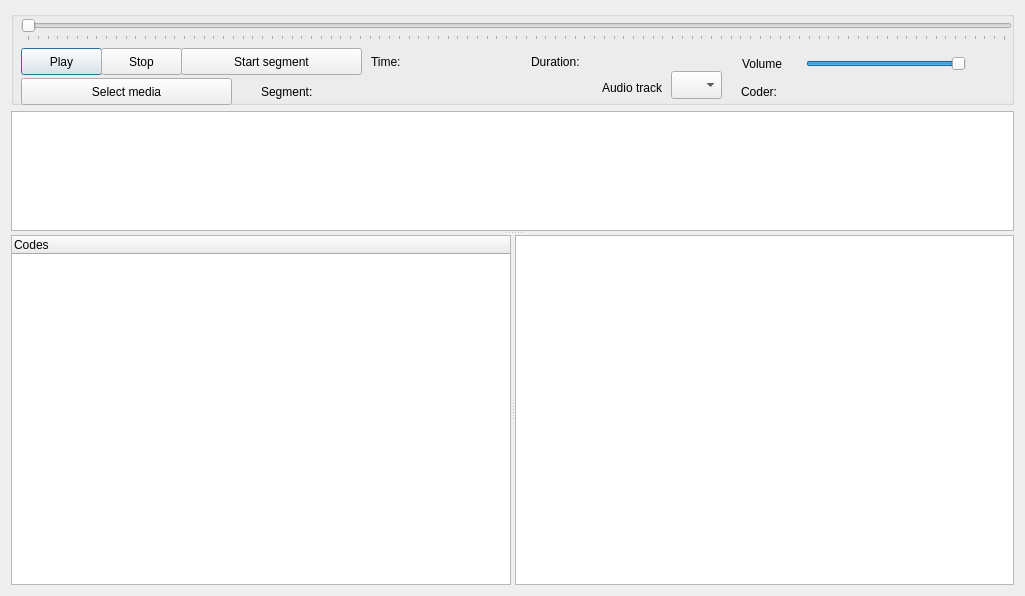
<?xml version="1.0" encoding="UTF-8"?>
<ui version="4.0">
 <class>Dialog_code_av</class>
 <widget class="QDialog" name="Dialog_code_av">
  <property name="geometry">
   <rect>
    <x>0</x>
    <y>0</y>
    <width>1025</width>
    <height>596</height>
   </rect>
  </property>
  <property name="windowTitle">
   <string>Code Audio Video</string>
  </property>
  <layout class="QGridLayout" name="gridLayout">
   <item row="1" column="0">
    <widget class="QSplitter" name="splitter_2">
     <property name="orientation">
      <enum>Qt::Vertical</enum>
     </property>
     <widget class="QGraphicsView" name="graphicsView">
      <property name="sizePolicy">
       <sizepolicy hsizetype="Expanding" vsizetype="Expanding">
        <horstretch>0</horstretch>
        <verstretch>0</verstretch>
       </sizepolicy>
      </property>
      <property name="maximumSize">
       <size>
        <width>16777215</width>
        <height>120</height>
       </size>
      </property>
      <property name="baseSize">
       <size>
        <width>0</width>
        <height>0</height>
       </size>
      </property>
      <property name="font">
       <font>
        <pointsize>6</pointsize>
       </font>
      </property>
     </widget>
     <widget class="QSplitter" name="splitter">
      <property name="orientation">
       <enum>Qt::Horizontal</enum>
      </property>
      <widget class="QTreeWidget" name="treeWidget">
       <column>
        <property name="text">
         <string notr="true">Codes</string>
        </property>
       </column>
      </widget>
      <widget class="QTextEdit" name="textEdit">
       <property name="toolTip">
        <string>&lt;html&gt;&lt;head/&gt;&lt;body&gt;&lt;p&gt;Transcript&lt;/p&gt;&lt;/body&gt;&lt;/html&gt;</string>
       </property>
       <property name="tabChangesFocus">
        <bool>true</bool>
       </property>
      </widget>
     </widget>
    </widget>
   </item>
   <item row="0" column="0">
    <widget class="QGroupBox" name="groupBox_2">
     <property name="minimumSize">
      <size>
       <width>0</width>
       <height>94</height>
      </size>
     </property>
     <property name="maximumSize">
      <size>
       <width>16777215</width>
       <height>94</height>
      </size>
     </property>
     <property name="title">
      <string/>
     </property>
     <widget class="QPushButton" name="pushButton_play">
      <property name="geometry">
       <rect>
        <x>10</x>
        <y>37</y>
        <width>81</width>
        <height>27</height>
       </rect>
      </property>
      <property name="text">
       <string>Play</string>
      </property>
     </widget>
     <widget class="QPushButton" name="pushButton_stop">
      <property name="geometry">
       <rect>
        <x>90</x>
        <y>37</y>
        <width>81</width>
        <height>27</height>
       </rect>
      </property>
      <property name="text">
       <string>Stop</string>
      </property>
     </widget>
     <widget class="QSlider" name="horizontalSlider_vol">
      <property name="geometry">
       <rect>
        <x>795</x>
        <y>44</y>
        <width>160</width>
        <height>18</height>
       </rect>
      </property>
      <property name="maximum">
       <number>100</number>
      </property>
      <property name="value">
       <number>100</number>
      </property>
      <property name="orientation">
       <enum>Qt::Horizontal</enum>
      </property>
     </widget>
     <widget class="QLabel" name="label_volume">
      <property name="geometry">
       <rect>
        <x>690</x>
        <y>43</y>
        <width>81</width>
        <height>20</height>
       </rect>
      </property>
      <property name="text">
       <string>Volume</string>
      </property>
      <property name="alignment">
       <set>Qt::AlignRight|Qt::AlignTrailing|Qt::AlignVCenter</set>
      </property>
     </widget>
     <widget class="QLabel" name="label_time">
      <property name="geometry">
       <rect>
        <x>360</x>
        <y>40</y>
        <width>151</width>
        <height>21</height>
       </rect>
      </property>
      <property name="text">
       <string>Time:</string>
      </property>
     </widget>
     <widget class="QLabel" name="label_time_2">
      <property name="geometry">
       <rect>
        <x>520</x>
        <y>40</y>
        <width>161</width>
        <height>21</height>
       </rect>
      </property>
      <property name="text">
       <string>Duration: </string>
      </property>
     </widget>
     <widget class="QSlider" name="horizontalSlider">
      <property name="geometry">
       <rect>
        <x>10</x>
        <y>7</y>
        <width>991</width>
        <height>23</height>
       </rect>
      </property>
      <property name="toolTip">
       <string>&lt;html&gt;&lt;head/&gt;&lt;body&gt;&lt;p&gt;Left click on the slider button and drag left or right to change video position.&lt;/p&gt;&lt;/body&gt;&lt;/html&gt;</string>
      </property>
      <property name="minimum">
       <number>0</number>
      </property>
      <property name="maximum">
       <number>1000</number>
      </property>
      <property name="singleStep">
       <number>1</number>
      </property>
      <property name="value">
       <number>0</number>
      </property>
      <property name="orientation">
       <enum>Qt::Horizontal</enum>
      </property>
      <property name="tickPosition">
       <enum>QSlider::TicksBelow</enum>
      </property>
      <property name="tickInterval">
       <number>10</number>
      </property>
     </widget>
     <widget class="QPushButton" name="pushButton_coding">
      <property name="geometry">
       <rect>
        <x>170</x>
        <y>37</y>
        <width>181</width>
        <height>27</height>
       </rect>
      </property>
      <property name="toolTip">
       <string>&lt;html&gt;&lt;head/&gt;&lt;body&gt;&lt;p&gt;Press the Start segment button to begin coding the audio/video segment. Press the End segment button to end the coded segment.&lt;/p&gt;&lt;/body&gt;&lt;/html&gt;</string>
      </property>
      <property name="text">
       <string>Start segment</string>
      </property>
     </widget>
     <widget class="QLabel" name="label_segment">
      <property name="geometry">
       <rect>
        <x>250</x>
        <y>72</y>
        <width>311</width>
        <height>17</height>
       </rect>
      </property>
      <property name="toolTip">
       <string>&lt;html&gt;&lt;head/&gt;&lt;body&gt;&lt;p&gt;When a segment of audio or video is made, choose a code from the codes tree, right click on the code and assign the segment to the code.&lt;/p&gt;&lt;/body&gt;&lt;/html&gt;</string>
      </property>
      <property name="text">
       <string>Segment:</string>
      </property>
     </widget>
     <widget class="QLabel" name="label_coder">
      <property name="geometry">
       <rect>
        <x>730</x>
        <y>72</y>
        <width>271</width>
        <height>17</height>
       </rect>
      </property>
      <property name="text">
       <string>Coder:</string>
      </property>
     </widget>
     <widget class="QPushButton" name="pushButton_select">
      <property name="geometry">
       <rect>
        <x>10</x>
        <y>67</y>
        <width>211</width>
        <height>27</height>
       </rect>
      </property>
      <property name="text">
       <string>Select media</string>
      </property>
     </widget>
     <widget class="QComboBox" name="comboBox_tracks">
      <property name="geometry">
       <rect>
        <x>660</x>
        <y>60</y>
        <width>51</width>
        <height>28</height>
       </rect>
      </property>
     </widget>
     <widget class="QLabel" name="label">
      <property name="geometry">
       <rect>
        <x>570</x>
        <y>67</y>
        <width>81</width>
        <height>20</height>
       </rect>
      </property>
      <property name="text">
       <string>Audio track</string>
      </property>
      <property name="alignment">
       <set>Qt::AlignRight|Qt::AlignTrailing|Qt::AlignVCenter</set>
      </property>
     </widget>
    </widget>
   </item>
  </layout>
 </widget>
 <tabstops>
  <tabstop>pushButton_play</tabstop>
  <tabstop>pushButton_stop</tabstop>
  <tabstop>horizontalSlider_vol</tabstop>
 </tabstops>
 <resources/>
 <connections/>
</ui>
